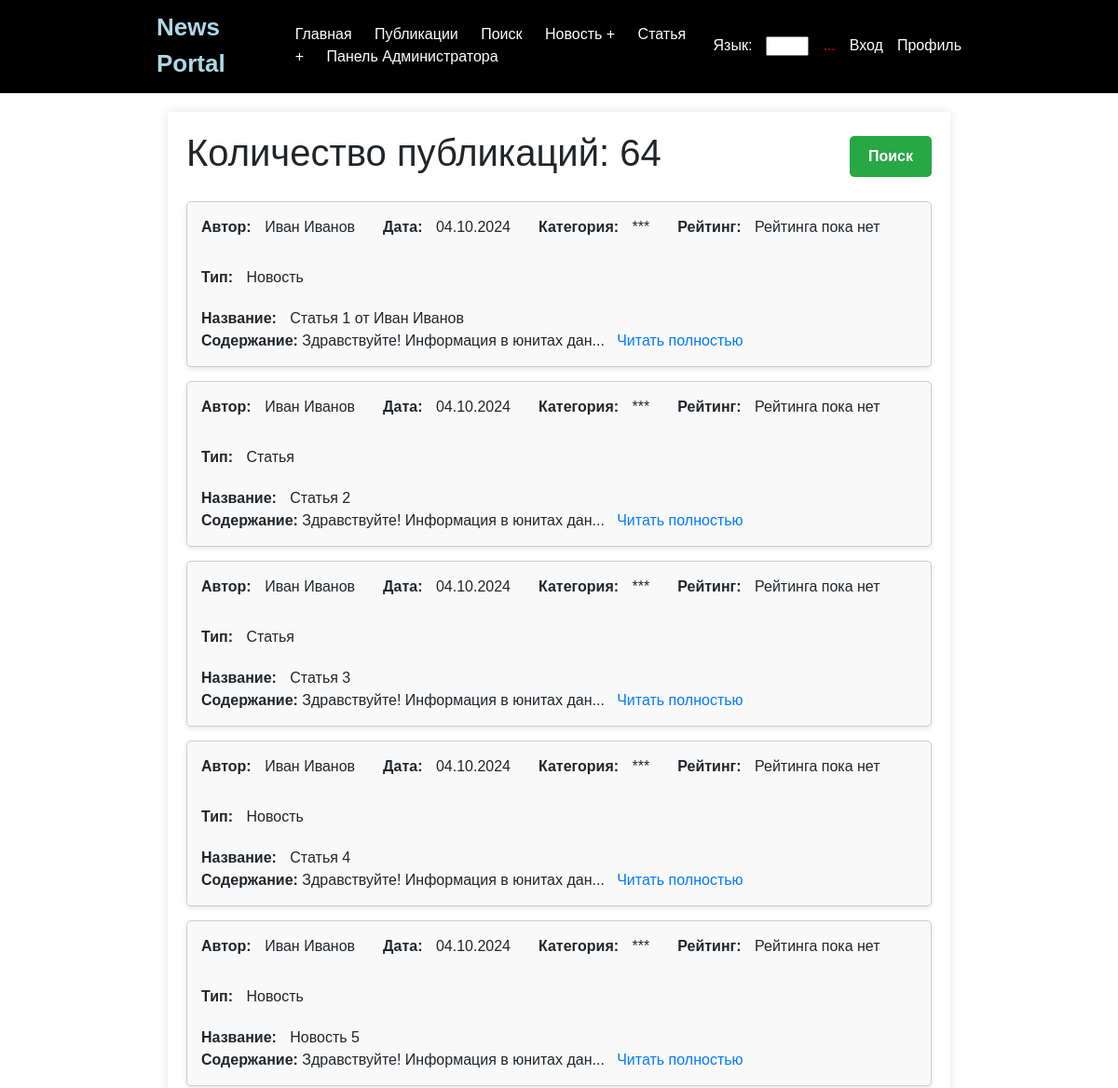
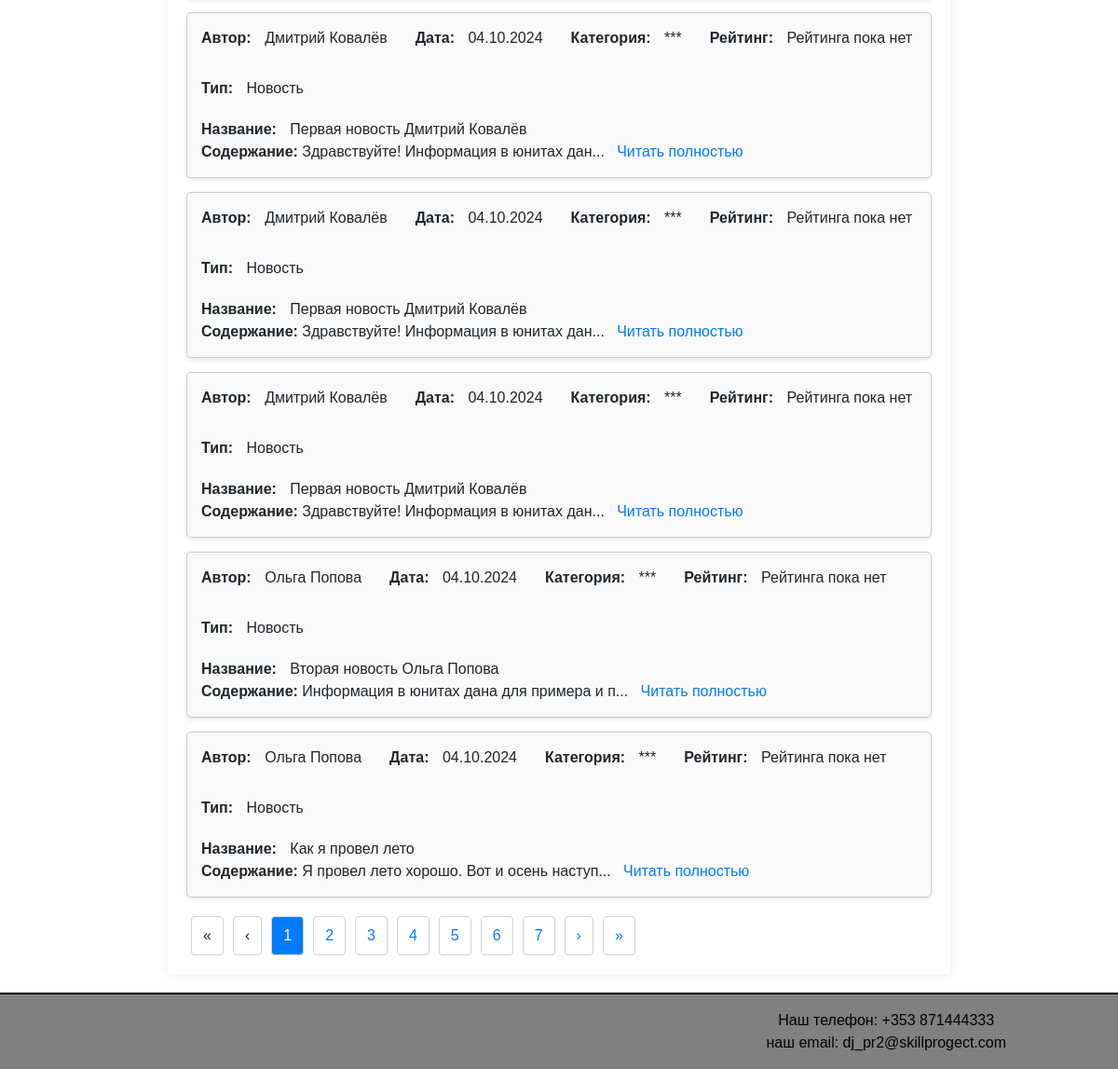
Page /news/ on the committed database (2 pictures, top to bottom).
### news/models.py (models this page shows, shortened)
class Article(models.Model):
    title = models.CharField(max_length=200)
    content = models.TextField()
    publication_date = models.DateField()
    author_profile = models.ForeignKey(Profile, on_delete=models.CASCADE, default=9)
    article_type = models.BooleanField(default=False)
    category = models.ForeignKey(Category, on_delete=models.SET_NULL, null=True, blank=True)
    rating = models.ForeignKey(Rating, on_delete=models.SET_NULL, null=True, blank=True)

class Profile(models.Model):
    user = models.OneToOneField(User, on_delete=models.CASCADE)

### news/views.py (the view)
# urls.py: path('news/', views.article_list, name='article_list'),
def article_list(request):
    articles = Article.objects.all().order_by('-publication_date')
    paginator = Paginator(articles, 10)
    page_number = request.GET.get('page')
    try:
        page_obj = paginator.get_page(page_number)
    except PageNotAnInteger:
        page_obj = paginator.get_page(1)
    except EmptyPage:
        page_obj = paginator.get_page(paginator.num_pages)
    total_count = articles.count()
    return render(request, 'news/article_list.html', {
        'page_obj': page_obj,
        'total_count': total_count
    })

### news/templatetags/censor_filters.py (called while the page is built)
@register.filter
def censor(value):
    if not isinstance(value, str):
        raise ValueError('Filter can only be applied to strings')
    def replace_word(match):
        word = match.group()
        if word.lower() in PROHIBITED_WORDS:
            return word[0] + '*' * (len(word) - 1)
        return word
    pattern = r'\b(?:' + '|'.join(re.escape(word) for word in PROHIBITED_WORDS) + r')\b'
    censored_text = re.sub(pattern, replace_word, value, flags=re.IGNORECASE)
    return censored_text

### news/templates/news/article_list.html (shortened to what this page needs)
{% extends 'news/default.html' %}
{% load static %}
{% load censor_filters %}
{% block content %}
    <link rel="stylesheet" href="{% static 'css/styles.css' %}">
    <div class="header-container">
        <h1>Количество публикаций: {{ total_count }}</h1>
        <a href="{% url 'article_search' %}" class="search-button">Поиск</a>
    </div>
    <ul class="result-list">
        {% for article in page_obj %}
            <li class="result-item">
                <div class="result-details">
                    <div><strong class="label">Автор:</strong> <span class="author">{{ article.author_profile.user.first_name }} {{ article.author_profile.user.last_name }}</span></div>
                    <div><strong class="label">Дата:</strong> <span class="date">{{ article.publication_date|date:"d.m.Y" }}</span></div>
                    <div><strong class="label">Категория:</strong> <span class="category">***</span></div>
                    <div><strong class="label">Рейтинг:</strong> <span class="title">Рейтинга пока нет</span></div>
                    <div><strong class="label">Тип:</strong>
                        <span class="title">{{ article.article_type|yesno:"Новость,Статья" }}</span>
                    </div>
                </div>
                <div class="result-content">
                    <div><strong class="label">Название:</strong> <span class="title">{{ article.title|censor }}</span></div>
                    <span><strong>Содержание:</strong> {{ article.content|slice:":40" }}...&nbsp;&nbsp;&nbsp;<a href="{% url 'article_detail' article.id %}">Читать полностью</a></span>
                </div>
            </li>
        {% empty %}
            <p>Публикаций пока нет.</p>
        {% endfor %}
    </ul>
    {% if page_obj.has_other_pages %}
        <div class="pagination">
            {% if page_obj.has_previous %}
                <a href="?page=1" title="Первая страница">«</a>
                <a href="?page={{ page_obj.previous_page_number }}" title="Предыдущая страница">‹</a>
            {% else %}
                <span class="disabled">«</span>
                <span class="disabled">‹</span>
            {% endif %}
            {% for num in page_obj.paginator.page_range %}
                {% if page_obj.number == num %}
                    <span class="current">{{ num }}</span>
                {% else %}
                    <a href="?page={{ num }}">{{ num }}</a>
                {% endif %}
            {% endfor %}
            {% if page_obj.has_next %}
                <a href="?page={{ page_obj.next_page_number }}" title="Следующая страница">›</a>
                <a href="?page={{ page_obj.paginator.num_pages }}" title="Последняя страница">»</a>
            {% else %}
                <span class="disabled">›</span>
                <span class="disabled">»</span>
            {% endif %}
        </div>
    {% endif %}
{% endblock %}

### news/templates/news/default.html (shortened to what this page needs)
<!DOCTYPE html>
<html lang="en">
<head>
    <link rel="stylesheet" href="https://stackpath.bootstrapcdn.com/bootstrap/4.5.2/css/bootstrap.min.css">
</head>
<body>
    <div class="header d-flex justify-content-between align-items-center">
        <div class="header-left" style="margin-left: 10%;">
            <a href="{% url 'home' %}" class="portal-title">News Portal</a>
            <nav>
                <a href="{% url 'home' %}" class="link menu-item">Главная</a>
                <a href="{% url 'article_list' %}" class="link menu-item">Публикации</a>
                <a href="{% url 'article_search' %}" class="link menu-item">Поиск</a>
                <a href="{% url 'check_post_limit' %}?article_type=news" class="link menu-item">Новость +</a>
                <a href="{% url 'check_post_limit' %}?article_type=article" class="link menu-item">Статья +</a>
                <a href="/admin/" class="link menu-item">Панель Администратора</a>
            </nav>
        </div>
        <div class="header-right" style="margin-right: 10%;">
            <span>Язык:</span>
            <select class="link">
                <option>RU</option>
            </select>
            <span class="username">
                {% if user.is_authenticated %}
                    {{ user.username }}
                {% else %}
                    ...
                {% endif %}
            </span>
            {% if user.is_authenticated %}
                <a href="{% url 'logout' %}" class="link">Выход</a>
            {% else %}
                <a href="{% url 'login' %}" class="link">Вход</a>
            {% endif %}
            <a href="{% url 'profile' %}" class="link">Профиль</a>
        </div>
    </div>
    <div class="header-line"></div>
    <div class="content-container">
        {% block content %}{% endblock %}
    </div>
    <div class="footer-line"></div>
    <div class="footer py-3 d-flex justify-content-between align-items-center" style="padding: 0 10%;">
        <div class="text-end">
            Наш телефон: +353 871444333 <br>
            наш email: dj_pr2@skillprogect.com
        </div>
    </div>
</body>
</html>

### news/static/css/styles.css (style rules this page uses)
.pagination { margin-top: 20px; text-align: center; }
.pagination a, .pagination span { padding: 8px 12px; margin: 0 5px; border: 1px solid #ced4da; border-radius: 4px; text-decoration: none; }
.pagination .current { background-color: #007bff; color: white; }
.result-list { list-style-type: none; padding: 0; }
.result-item { border: 1px solid #ccc; padding: 15px; margin-bottom: 15px; border-radius: 5px; background-color: #f9f9f9; box-shadow: 0 2px 5px rgba(0, 0, 0, 0.1); display: flex; flex-direction: column; }
.result-details { display: flex; gap: 30px; flex-wrap: wrap; margin-bottom: 15px; }
.result-content { margin-top: 5px; }
.result-item a { color: #007bff; text-decoration: none; }
.result-item .label { font-weight: bold; margin-right: 10px; display: inline; }
.result-details span { display: inline-block; }
.header-container { display: flex; justify-content: space-between; align-items: center; margin-bottom: 20px; }
.search-button { background-color: #28a745; color: white; padding: 10px 20px; border: none; border-radius: 5px; text-decoration: none; font-weight: bold; }
.label { font-weight: bold; margin-right: 5px; }

### news/templates/news/default.html (style rules this page uses)
body { font-family: Arial, sans-serif; margin: 0; padding: 0; box-sizing: border-box; }
.header { background-color: black; color: white; padding: 10px 5%; }
.footer { background-color: gray; color: black; text-align: center; }
.header-line, .footer-line { height: 2px; background-color: black; }
.content-container { width: 70%; margin: 20px auto; padding: 20px; box-shadow: 0 0 10px rgba(0, 0, 0, 0.1); background-color: white; }
.link { text-decoration: none; color: white; }
.header-left { display: flex; align-items: center; gap: 10px; }
.header-left .portal-title { color: lightblue; font-weight: bold; font-size: 26px; margin-right: 10mm; }
.menu-item { margin-right: 20px; }
.header-right { display: flex; align-items: center; gap: 15px; }
.header-right .username { color: red; }

### rows in the picture
Article: author_profile.user.first_name "Иван", author_profile.user.last_name "Иванов", publication_date "04.10.2024", article_type "Новость", title|censor "Статья 1 от Иван Иванов", content "Здравствуйте! Информация в юнитах дан"
Article: author_profile.user.first_name "Иван", author_profile.user.last_name "Иванов", publication_date "04.10.2024", article_type "Статья", title|censor "Статья 2", content "Здравствуйте! Информация в юнитах дан"
Article: author_profile.user.first_name "Иван", author_profile.user.last_name "Иванов", publication_date "04.10.2024", article_type "Статья", title|censor "Статья 3", content "Здравствуйте! Информация в юнитах дан"
Article: author_profile.user.first_name "Иван", author_profile.user.last_name "Иванов", publication_date "04.10.2024", article_type "Новость", title|censor "Статья 4", content "Здравствуйте! Информация в юнитах дан"
Article: author_profile.user.first_name "Иван", author_profile.user.last_name "Иванов", publication_date "04.10.2024", article_type "Новость", title|censor "Новость 5", content "Здравствуйте! Информация в юнитах дан"
Article: author_profile.user.first_name "Дмитрий", author_profile.user.last_name "Ковалёв", publication_date "04.10.2024", article_type "Новость", title|censor "Первая новость Дмитрий Ковалёв", content "Здравствуйте! Информация в юнитах дан"
Article: author_profile.user.first_name "Дмитрий", author_profile.user.last_name "Ковалёв", publication_date "04.10.2024", article_type "Новость", title|censor "Первая новость Дмитрий Ковалёв", content "Здравствуйте! Информация в юнитах дан"
Article: author_profile.user.first_name "Дмитрий", author_profile.user.last_name "Ковалёв", publication_date "04.10.2024", article_type "Новость", title|censor "Первая новость Дмитрий Ковалёв", content "Здравствуйте! Информация в юнитах дан"
Article: author_profile.user.first_name "Ольга", author_profile.user.last_name "Попова", publication_date "04.10.2024", article_type "Новость", title|censor "Вторая новость Ольга Попова", content "Информация в юнитах дана для примера и п"
Article: author_profile.user.first_name "Ольга", author_profile.user.last_name "Попова", publication_date "04.10.2024", article_type "Новость", title|censor "Как я провел лето", content "Я провел лето хорошо. Вот и осень наступ"

### other values in the picture
{{ total_count }} "64"
{{ num }} "1"
{{ num }} "2" "3" "4" "5" "6" "7"
